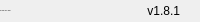
              <widget class="QFrame" name="bottomBar">
               <property name="minimumSize">
                <size>
                 <width>0</width>
                 <height>22</height>
                </size>
               </property>
               <property name="maximumSize">
                <size>
                 <width>16777215</width>
                 <height>22</height>
                </size>
               </property>
               <property name="frameShape">
                <enum>QFrame::NoFrame</enum>
               </property>
               <property name="frameShadow">
                <enum>QFrame::Raised</enum>
               </property>
               <layout class="QHBoxLayout" name="horizontalLayout_5">
                <property name="spacing">
                 <number>0</number>
                </property>
                <property name="leftMargin">
                 <number>0</number>
                </property>
                <property name="topMargin">
                 <number>0</number>
                </property>
                <property name="rightMargin">
                 <number>0</number>
                </property>
                <property name="bottomMargin">
                 <number>0</number>
                </property>
                <item>
                 <widget class="QLabel" name="creditsLabel">
                  <property name="maximumSize">
                   <size>
                    <width>16777215</width>
                    <height>16</height>
                   </size>
                  </property>
                  <property name="font">
                   <font>
                    <family>Segoe UI</family>
                    <pointsize>-1</pointsize>
                    <weight>50</weight>
                    <italic>false</italic>
                    <bold>false</bold>
                   </font>
                  </property>
                  <property name="text">
                   <string>By: Wang Haoyu  Tianjin</string>
                  </property>
                  <property name="alignment">
                   <set>Qt::AlignLeading|Qt::AlignLeft|Qt::AlignVCenter</set>
                  </property>
                 </widget>
                </item>
                <item>
                 <widget class="QLabel" name="version">
                  <property name="text">
                   <string>v1.8.1</string>
                  </property>
                  <property name="alignment">
                   <set>Qt::AlignRight|Qt::AlignTrailing|Qt::AlignVCenter</set>
                  </property>
                 </widget>
                </item>
                <item>
                 <widget class="QFrame" name="frame_size_grip">
                  <property name="minimumSize">
                   <size>
                    <width>20</width>
                    <height>0</height>
                   </size>
                  </property>
                  <property name="maximumSize">
                   <size>
                    <width>20</width>
                    <height>16777215</height>
                   </size>
                  </property>
                  <property name="frameShape">
                   <enum>QFrame::NoFrame</enum>
                  </property>
                  <property name="frameShadow">
                   <enum>QFrame::Raised</enum>
                  </property>
                 </widget>
                </item>
               </layout>
              </widget>
